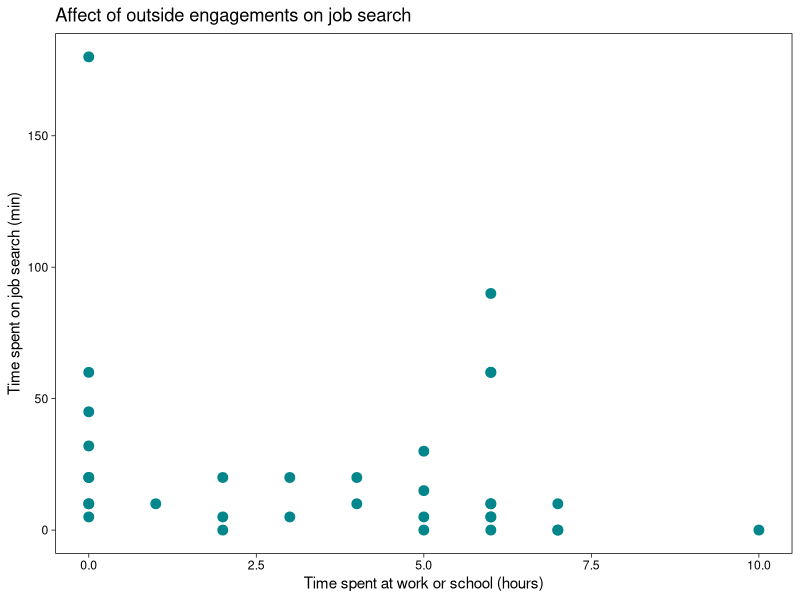
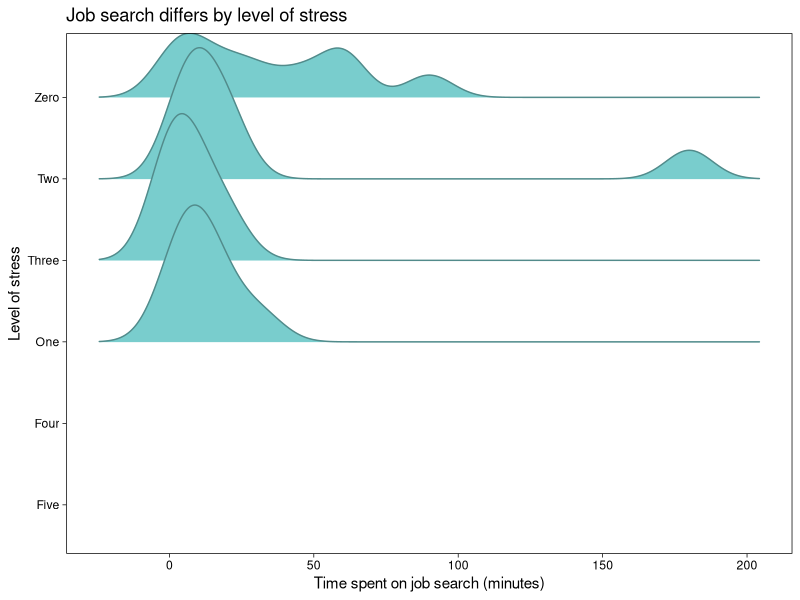

The R script that drew these images, in order:
## ---- chunk 1
#| label: loading-packages
#| warning: false
library(tidyverse)
library(readxl)
library(ggplot2)
library(ggridges)
library(here)
library(rstatix)
library(ggeffects)
## ---- chunk 2
#| label: object-for-data

job_search <- read_csv(here("data", "personal-data.csv"))
## ---- chunk 3
#| label: first-visualization

ggplot(data = job_search,
                        mapping = aes(x = outside_eng,
                                      y = job_search)) +
  geom_point(color = "turquoise4",
              size = 3) +
  labs(title = "Affect of outside engagements on job search",
       x = "Time spent at work or school (hours)",
       y = "Time spent on job search (min)") + 
  theme_linedraw() +
  theme(panel.grid.major = element_blank(),
         panel.grid.minor = element_blank())
## ---- chunk 4
job_search_clean <- job_search |>
  mutate(stress = case_when (
    stress == "0" ~ "Zero",
    stress == "1" ~ "One",
    stress == "2" ~ "Two",
    stress == "3" ~ "Three",
    stress == "4" ~ "Four",
    stress == "5" ~ "Five"))
## ---- chunk 5

ggplot(data = job_search_clean,
       mapping = aes(x = job_search,
                     y = stress)) +
  geom_density_ridges_gradient(color = "darkslategray4",
                               fill = "darkslategray3") +
  labs(title = "Job search differs by level of stress",
       x = "Time spent on job search (minutes)",
       y = "Level of stress"
       ) +
  theme_linedraw() +
  theme(panel.grid.major = element_blank(),
         panel.grid.minor = element_blank())
